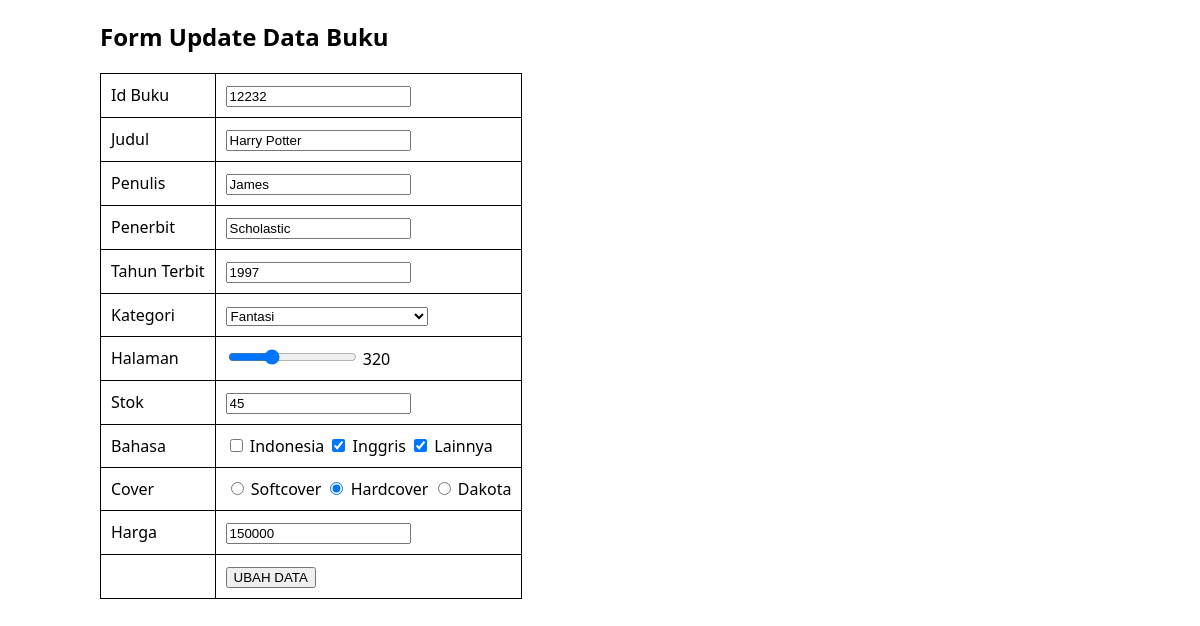
/update.php?idbuku=12232, run on the app's committed database.
### tables this page shows
CREATE TABLE `buku` (
  `idbuku` varchar(20) NOT NULL,
  `judul` varchar(255) DEFAULT NULL,
  `penulis` varchar(100) DEFAULT NULL,
  `penerbit` varchar(200) DEFAULT NULL,
  `tahun_terbit` int(11) DEFAULT NULL,
  `kategori` varchar(50) DEFAULT NULL,
  `jumlah_hlmn` int(11) DEFAULT NULL,
  `stok` int(11) DEFAULT NULL,
  `bahasa` varchar(50) DEFAULT NULL,
  `jenis_cover` varchar(50) DEFAULT NULL,
  `harga` varchar(20) DEFAULT NULL
);

### conn.php (called while the page is built, shortened)
<?php
function getConnection()
{
    $dbServer = 'localhost';
    $dbUser = 'root';
    $dbPass = '';
    $dbName = "buku";
    $conn = mysqli_connect($dbServer, $dbUser, $dbPass);
    mysqli_select_db($conn, $dbName);
    return $conn;
}

### update.php (the view, shortened to what this page needs)
<?php
include('conn.php');
$result = '';
if ($_SERVER['REQUEST_METHOD'] === 'GET') {
    if (isset($_GET['idbuku'])) {
        $idToUpdate = $_GET['idbuku'];
        $query = "SELECT * FROM buku WHERE idbuku = '$idToUpdate'";
        $result = mysqli_query(getConnection(), $query);
    }
}
?>
<!DOCTYPE html>
<html lang="en">
<head>
    <link rel="stylesheet" href="./css/style.css">
</head>
<body>
    <h2>Form Update Data Buku</h2>
    <form action="update.php" method="post">
        <?php while ($data = mysqli_fetch_array($result)) : ?>
            <table>
                <tr>
                    <td>Id Buku</td>
                    <td><input type="text" name="idbuku" value="<?php echo $data['idbuku'];  ?>"></td>
                </tr>
                <tr>
                    <td>Judul</td>
                    <td><input type="text" name="judul" value="<?php echo $data['judul'];  ?>"></td>
                </tr>
                <tr>
                    <td>Penulis</td>
                    <td><input type="text" name="penulis" value="<?php echo $data['penulis'];  ?>"></td>
                </tr>
                <tr>
                    <td>Penerbit</td>
                    <td><input type="text" name="penerbit" value="<?php echo $data['penerbit'];  ?>"></td>
                </tr>
                <tr>
                    <td>Tahun Terbit</td>
                    <td><input type="text" name="tahun_terbit" value="<?php echo $data['tahun_terbit'];  ?>"></td>
                </tr>
                <tr>
                    <td>Kategori</td>
                    <td>
                        <select name="kategori" required>
                            <option value="Fantasi" <?php echo $data['kategori'] == 'Fantasi' ? "selected='selected'" : "" ?>>Fantasi</option>
                        </select>
                    </td>
                </tr>
                <tr>
                    <td>Halaman</td>
                    <td>
                        <input type="range" name="jumlah_hlmn" min="0" max="1000" value="<?php echo $data['jumlah_hlmn']; ?>" oninput="jumlah_hlmn_value.textContent = this.value">
                        <span id="jumlah_hlmn_value"><?php echo $data['jumlah_hlmn']; ?></span>
                    </td>
                </tr>
                <tr>
                    <td>Stok</td>
                    <td><input type="number" name="stok" min="0" value="<?php echo $data['stok']; ?>"></td>
                </tr>
                <tr>
                    <td>Bahasa</td>
                    <td>
                        <label><input type="checkbox" name="bahasa[]" value="Indonesia" <?php if(strpos($data['bahasa'], 'Indonesia') !== false) echo 'checked'; ?>> Indonesia</label>
                        <label><input type="checkbox" name="bahasa[]" value="Inggris" <?php if(strpos($data['bahasa'], 'Inggris') !== false) echo 'checked'; ?>> Inggris</label>
                        <label><input type="checkbox" name="bahasa[]" value="Lainnya" <?php if(strpos($data['bahasa'], 'Lainnya') !== false) echo 'checked'; ?>> Lainnya</label>
                    </td>
                </tr>
                <tr>
                    <td>Cover</td>
                    <td>
                        <label><input type="radio" name="jenis_cover" value="Softcover" <?php if($data['jenis_cover'] == 'Softcover') echo 'checked'; ?>> Softcover</label>
                        <label><input type="radio" name="jenis_cover" value="Hardcover" <?php if($data['jenis_cover'] == 'Hardcover') echo 'checked'; ?>> Hardcover</label>
                        <label><input type="radio" name="jenis_cover" value="Dakota" <?php if($data['jenis_cover'] == 'Dakota') echo 'checked'; ?>> Dakota</label>
                    </td>
                </tr>
                <tr>
                    <td>Harga</td>
                    <td><input type="number" name="harga" min="0" step="1000" value="<?php echo $data['harga']; ?>"></td>
                </tr>
                <tr>
                    <td></td>
                    <td>
                        <input type="submit" value="UBAH DATA">
                    </td>
                </tr>
            </table>
        <?php endwhile; ?>
    </form>
</body>
</html>

### css/style.css (style rules this page uses)
body { width: 1000px; margin: auto; display: block; font-family: "Segoe UI", Tahoma, Geneva, Verdana, sans-serif; }
table { border-collapse: collapse; margin-top: 15px; }
table, tr, th, td { border: 1px solid black; padding: 10px; }

### data on the page
buku: idbuku "12232", judul "Harry Potter", penulis "James", penerbit "Scholastic", tahun_terbit "1997", kategori "Fantasi", jumlah_hlmn "320", stok "45", bahasa "☑", jenis_cover "☐ Softcover", jenis_cover "☑ Hardcover", jenis_cover "☐ Dakota", harga "150000"
